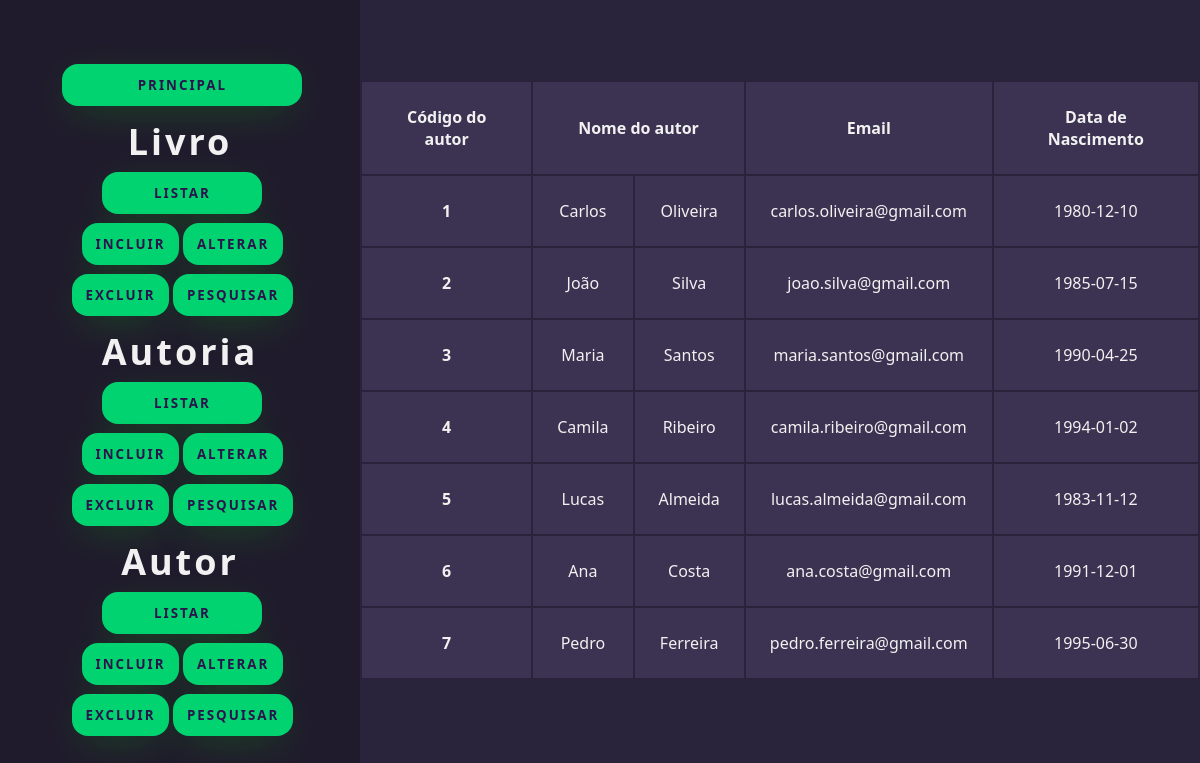
Page /class_autor/listar.php on the earlier database version.
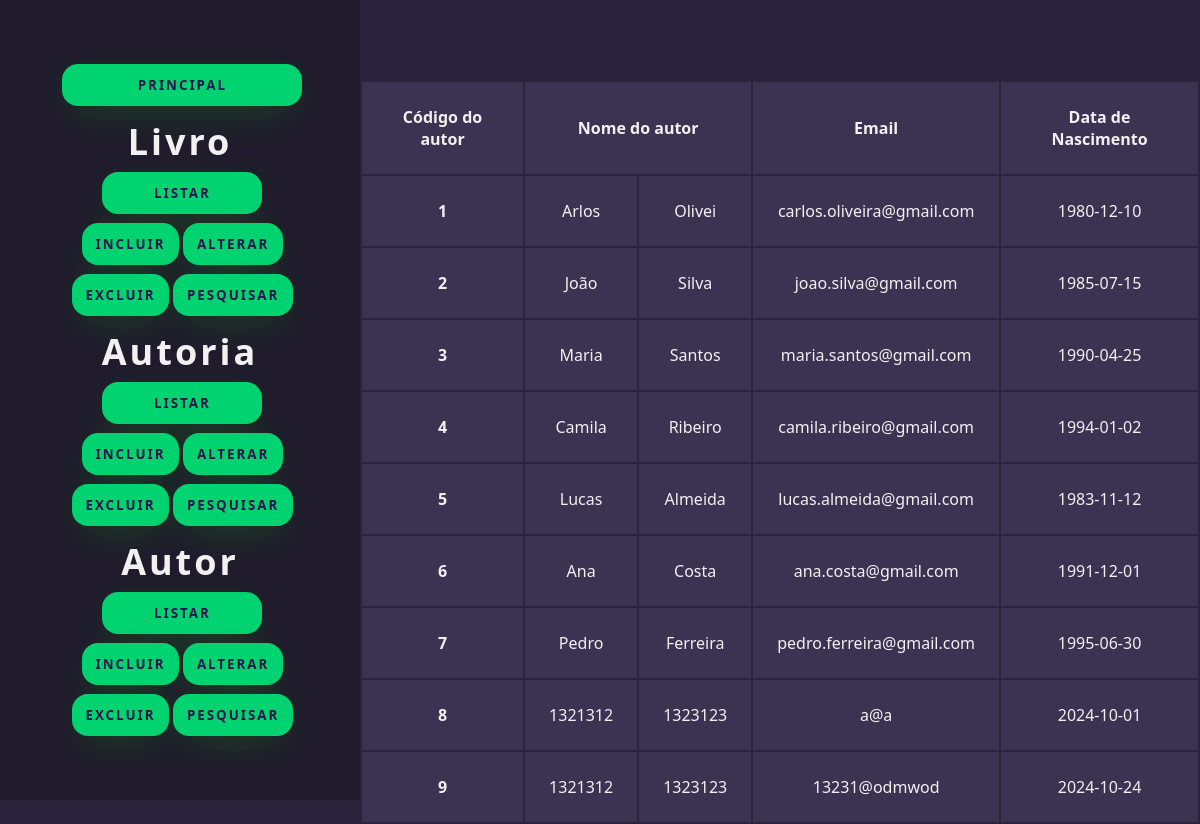
Same page on the later database version.
### tables this page shows
CREATE TABLE `autor` (
  `Cod_Autor` int(11) NOT NULL,
  `NomeAutor` varchar(50) NOT NULL,
  `Sobrenome` varchar(50) NOT NULL,
  `Email` varchar(100) NOT NULL,
  `Nasc` date NOT NULL
);

### class_autor/listar.php (the view, shortened to what this page needs)
<!DOCTYPE html>
<html lang="html">
    <head>
        <link rel="stylesheet" href="../css/style.css" />
    </head>
    <body>
        <?php include_once '../layouts/navbar.php' ?>
        <section class="right">
          <table>
            <?php
            include_once 'autor.php';
            $a = new Autor();
            $aut_bd = $a -> listar();
            ?>
            <tr>
                <th> Código do autor </th> <th colspan="2"> Nome do autor </th>
                <th> Email </th> <th> Data de Nascimento </th>
            </tr>
            <?php
            foreach ($aut_bd as $aut_mostrar) {
                ?>
                <br><br>
                <tr> <th> <?php echo $aut_mostrar[0]; ?> </th>
                <td> <?php echo $aut_mostrar[1]; ?> </td>
                <td> <?php echo $aut_mostrar[2]; ?> </td>
                <td> <?php echo $aut_mostrar[3]; ?> </td>
                <td> <?php echo $aut_mostrar[4]; ?> </td>
                <?php
            }
            ?>
            </table>
        </section>
    </body>
</html>

### layouts/navbar.php
<header>
  <div class="container container_header">
    <div class="left">
      <button onclick = "location.href = '../menu.php'">Principal</button>
      <h2>Livro</h2>
      <ul>
        <li>
          <button onclick = "location.href = '../class_livro/listar.php'">Listar</button>
        </li>
        <li>
          <button onclick = "location.href = '../class_livro/cadastrar.php'">Incluir</button>
        </li>
        <li>
          <button onclick = "location.href = '../class_livro/alterar1.php'">Alterar</button>
        </li>
        <li>
          <button onclick = "location.href = '../class_livro/excluir.php'">Excluir</button>
        </li>
        <li>
          <button onclick = "location.href = '../class_livro/consultar.php'">Pesquisar</button>
        </li>
      </ul>
      <h2>Autoria</h2>
      <ul>
        <li>
          <button onclick = "location.href = '../class_autoria/listar.php'">Listar</button>
        </li>
        <li>
          <button onclick = "location.href = '../class_autoria/cadastrar.php'">Incluir</button>
        </li>
        <li>
          <button onclick = "location.href = '../class_autoria/alterar1.php'">Alterar</button>
        </li>
        <li>
          <button onclick = "location.href = '../class_autoria/excluir.php'">Excluir</button>
        </li>
        <li>
          <button onclick = "location.href = '../class_autoria/consultar.php'">Pesquisar</button>
        </li>
      </ul>
      <h2>Autor</h2>
      <ul>
        <li>
          <button onclick = "location.href = '../class_autor/listar.php'">Listar</button>
        </li>
        <li>
          <button onclick = "location.href = '../class_autor/cadastrar.php'">Incluir</button>
        </li>
        <li>
          <button onclick = "location.href = '../class_autor/alterar1.php'">Alterar</button>
        </li>
        <li>
          <button onclick = "location.href = '../class_autor/excluir.php'">Excluir</button>
        </li>
        <li>
          <button onclick = "location.href = '../class_autor/consultar.php'">Pesquisar</button>
        </li>
      </ul>
    </div>
  </div>
</header>

### class_autor/autor.php (shortened to what this page needs)
<head>
<link href="https://cdn.jsdelivr.net/npm/@sweetalert2/theme-dark@4/dark.css" rel="stylesheet">
</head>
<?php
class Autor
{
    function listar()
    {
        try {
            $this -> conn = new Conectar();
            $sql = $this -> conn -> query("select * from Autor order by Cod_Autor");
            $sql -> execute();
            return $sql -> fetchAll();
        }
        catch (PDOException $exc) {
            echo '
            <script type="text/javascript">
            $(document).ready(function(){
                Swal.fire ({
                title: "Houve um erro ao listar",
                footer: "'. $exc -> getMessage() . '",
                confirmButtonColor: " #1f945d",
                color: "#201b2c",
                imageUrl: "../img/peixinho.gif",
                imageWidth: 200,
                imageAlt: "Peixe colorido",
                background: "#100d16",
                })
              });
            </script>';
        }
    }
}
?>

### css/style.css (style rules this page uses)
:root { --white: #f1f1f1; --light-gray: rgb(41, 36, 59); --light-light-gray: #3c3352; --light-light-light-gray: #dfdbe9; --dark-gray: #201b2c; --green: #00ff88; }
* { margin: 0; padding: 0; font-family: system-ui, -apple-system, BlinkMacSystemFont, 'Segoe UI', Roboto, Oxygen, Ubuntu, Cantarell, 'Open Sans', 'Helvetica Neue', sans-serif; }
.container { max-width: 1536px; margin-inline: auto; padding-left: 0.5rem; padding-right: 0.5rem; }
body { background-color: var(--light-gray); display: flex; height: 100vh; }
header { width: 30vw; height: 100vh; background-color: var(--dark-gray); z-index: 1; color: var(--white); display: flex; align-items: center; position: fixed; }
.right { margin-left: 30vw; margin-top: 10vh; width: 70vw; height: fit-content; display: flex; justify-content: center; align-items: center; }
.container_header { padding-block: 2.5rem; display: flex; flex-direction: column; justify-content: center; align-items: center; font-size: 1.5rem; }
ul { list-style: none; display: flex; align-items: center; justify-content: center; flex-wrap: wrap; width: 15rem; gap: 0.25rem; }
li:nth-child(1) { width: 10rem; }
h1, h2 { letter-spacing: 3px; text-align: center; margin-top: 0.25em; margin-bottom: 0.10em; }
table, th, td { background-color: var(--light-light-gray); border: 2px solid var(--light-gray); border-collapse: collapse; text-align: center; padding: 1.5rem; color: var(--white); }

Differences in the rows shown:
changed autor "carlos.oliveira@gmail.com": NomeAutor "Carlos" → "Arlos"; Sobrenome "Oliveira" → "Olivei"
added autor: Cod_Autor "8", NomeAutor "1321312", Sobrenome "1323123", Email "a@a", Nasc "2024-10-01"
added autor: Cod_Autor "9", NomeAutor "1321312", Sobrenome "1323123", Email "13231@odmwod", Nasc "2024-10-24"
